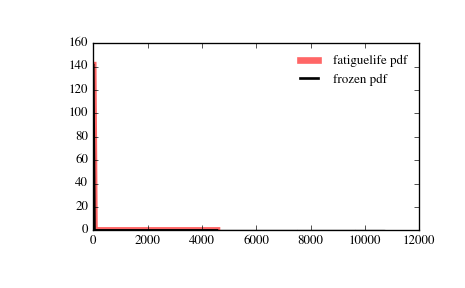

The script that drew this image:
from scipy.stats import fatiguelife
import matplotlib.pyplot as plt
fig, ax = plt.subplots(1, 1)

# Calculate a few first moments:

c = 29
mean, var, skew, kurt = fatiguelife.stats(c, moments='mvsk')

# Display the probability density function (``pdf``):

x = np.linspace(fatiguelife.ppf(0.01, c),
                fatiguelife.ppf(0.99, c), 100)
ax.plot(x, fatiguelife.pdf(x, c),
       'r-', lw=5, alpha=0.6, label='fatiguelife pdf')

# Alternatively, the distribution object can be called (as a function)
# to fix the shape, location and scale parameters. This returns a "frozen"
# RV object holding the given parameters fixed.

# Freeze the distribution and display the frozen ``pdf``:

rv = fatiguelife(c)
ax.plot(x, rv.pdf(x), 'k-', lw=2, label='frozen pdf')

# Check accuracy of ``cdf`` and ``ppf``:

vals = fatiguelife.ppf([0.001, 0.5, 0.999], c)
np.allclose([0.001, 0.5, 0.999], fatiguelife.cdf(vals, c))
# True

# Generate random numbers:

r = fatiguelife.rvs(c, size=1000)

# And compare the histogram:

ax.hist(r, normed=True, histtype='stepfilled', alpha=0.2)
ax.legend(loc='best', frameon=False)
plt.show()
